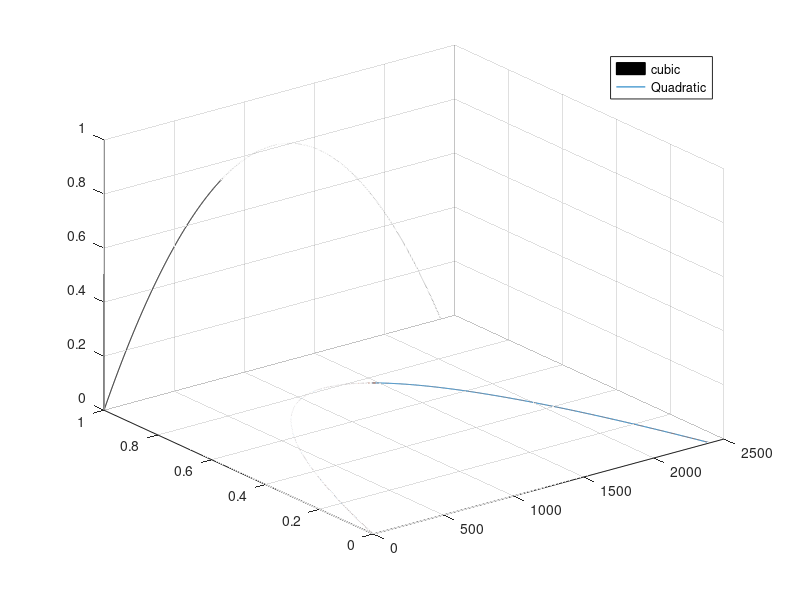

Source code (MATLAB):
clc
close all
clear
%% Plotting cubic efficiency curve
Q_bep = 1200; 
Q_cutoff = 2*Q_bep;
A_prime = [Q_bep.^3 Q_bep.^2 Q_bep;
           3*Q_bep.^2 2*Q_bep 1;
           Q_cutoff.^2 Q_cutoff 1];
b_coeff = [0.9;0;0];
%b_coeff = [0.9;0.0000;0];

coeff = inv(A_prime)*b_coeff ; 
Flows = 0:1:2400;
Flows = Flows(:,2:2400);
ww_cubic = 0.9.*(coeff(1).*(Flows).^3+coeff(2).*(Flows).^2+coeff(3).*(Flows)+0.00001);
curve_points = [1 100 200 300 400 500 600 700 800 900 1000 1100 1200 1300 1400 1500 1600 1700 1800 1900 2000 2100 2200 2300 2400];
% ww_cubic_points = zeros(1,length(curve_points));
% for i = 1:length(curve_points)
%     ww_cubic_points(i) = ww_cubic(curve_points(i))*100;
% end
%% Including speeds
Speeds = 0:1;
Flows_eff = 0:2400;
%Speeds = Speeds(:,2:2400);
[X, Y] = meshgrid(Flows_eff,Speeds);
ww_cubic_speedflows = 0.9.*(coeff(1).*(X./Y).^3+coeff(2).*(X./Y).^2+coeff(3).*(X./Y)+0.00001);
surf(X,Y,ww_cubic_speedflows)
%% plotting quadratic efficiency curve
a1 = (0.9-0.00001)./Q_bep.^2;
a2 = (2*(0.9-0.00001))./Q_bep;
a3 = 0.00001; 
ww_Quadratic = 0.9.*(-a1.*(Flows).^2+a2.*(Flows)+a3);

hold on
plot(ww_cubic)
plot(ww_Quadratic)
legend('cubic','Quadratic')
